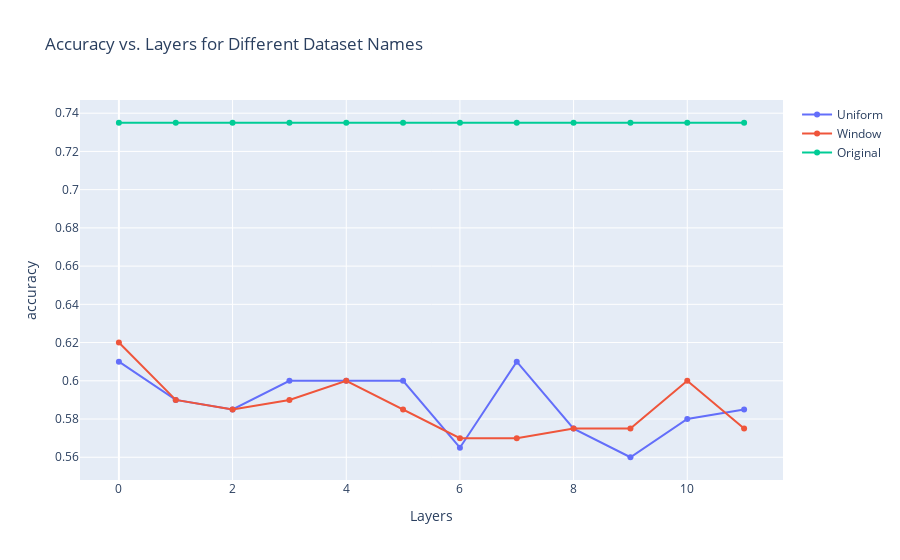

The code cell stored with this chart in its notebook:
### Code cell
EDA(superglue_datasets['wic'])
data = []
for name, group_data in baseline[(baseline['dataset_name']=='wic')&(baseline['model_name']!='Original')].sort_values(by='layers').groupby('model_name'):
        layers = group_data['layers']
        accuracy = group_data[results_metric]
        data.append(go.Scatter(x=layers, y=accuracy, name=name))
layers = list(range(0,12))
accuracy = baseline[baseline['model_name']=='Original'][results_metric][0]
data.append(go.Scatter(x=layers, y=[accuracy for i in layers], name='Original'))
fig = go.Figure(data=data)
fig.update_layout(xaxis_title='Layers', yaxis_title=results_metric)
fig.update_layout(title='Accuracy vs. Layers for Different Dataset Names')

### Figure 1 — Plotly figure (JSON) as saved in the notebook; plotly's stock layout.template omitted (floating-point values rounded to 4 significant figures)
{"data": [{"name": "Uniform", "type": "scatter", "x": [0, 1, 2, 3, 4, 5, 6, 7, 8, 9, 10, 11], "y": [0.61, 0.59, 0.585, 0.6, 0.6, 0.6, 0.565, 0.61, 0.575, 0.56, 0.58, 0.585]}, {"name": "Window", "type": "scatter", "x": [0, 1, 2, 3, 4, 5, 6, 7, 8, 9, 10, 11], "y": [0.62, 0.59, 0.585, 0.59, 0.6, 0.585, 0.57, 0.57, 0.575, 0.575, 0.6, 0.575]}, {"name": "Original", "type": "scatter", "x": [0, 1, 2, 3, 4, 5, 6, 7, 8, 9, 10, 11], "y": [0.735, 0.735, 0.735, 0.735, 0.735, 0.735, 0.735, 0.735, 0.735, 0.735, 0.735, 0.735]}], "layout": {"autosize": true, "title": {"text": "Accuracy vs. Layers for Different Dataset Names"}, "xaxis": {"autorange": true, "range": [-0.6673, 11.67], "title": {"text": "Layers"}, "type": "linear"}, "yaxis": {"autorange": true, "range": [0.5456, 0.7494], "title": {"text": "accuracy"}, "type": "linear"}}}
